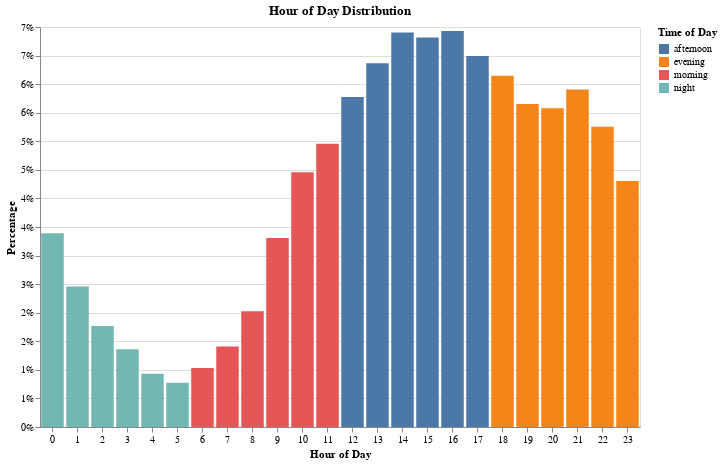

The code cell stored with this chart in its notebook:
### Code cell
# Group by 'hour_of_day' and get count of each hour
hour_counts = (
    df_sessions
    .group_by("hour_of_day", "time_of_day")
    .agg(pl.len().alias("count"))
    .sort("hour_of_day")
)

# Create chart with percentage transformation
chart = alt.Chart(hour_counts).transform_joinaggregate(
    TotalSessions='sum(count)'
).transform_calculate(
    Percent='datum.count / datum.TotalSessions'
).mark_bar().encode(
    x=alt.X('hour_of_day:N', title='Hour of Day', axis=alt.Axis(labelAngle=0)),
    y=alt.Y('Percent:Q', title='Percentage', axis=alt.Axis(format='.0%')),
    color=alt.Color('time_of_day:N', title="Time of Day", scale=alt.Scale(scheme='tableau10'))
).properties(
    title="Hour of Day Distribution",
    width=600,
    height=400
)

chart

### Figure 1 — Vega-Lite specification as saved in the notebook (floating-point values rounded to 4 significant figures)
{"config": {"view": {"continuousWidth": 300, "continuousHeight": 300}}, "data": {"name": "data-559d0ec7be3685e1de0b170fde5dcf4d"}, "mark": {"type": "bar"}, "encoding": {"color": {"field": "time_of_day", "scale": {"scheme": "tableau10"}, "title": "Time of Day", "type": "nominal"}, "x": {"axis": {"labelAngle": 0}, "field": "hour_of_day", "title": "Hour of Day", "type": "nominal"}, "y": {"axis": {"format": ".0%"}, "field": "Percent", "title": "Percentage", "type": "quantitative"}}, "height": 400, "title": "Hour of Day Distribution", "transform": [{"joinaggregate": [{"op": "sum", "field": "count", "as": "TotalSessions"}]}, {"calculate": "datum.count / datum.TotalSessions", "as": "Percent"}], "width": 600, "$schema": "https://vega.github.io/schema/vega-lite/v5.20.1.json", "datasets": {"data-559d0ec7be3685e1de0b170fde5dcf4d": [{"hour_of_day": 0, "time_of_day": "night", "count": 5694}, {"hour_of_day": 1, "time_of_day": "night", "count": 4127}, {"hour_of_day": 2, "time_of_day": "night", "count": 2964}, {"hour_of_day": 3, "time_of_day": "night", "count": 2284}, {"hour_of_day": 4, "time_of_day": "night", "count": 1563}, {"hour_of_day": 5, "time_of_day": "night", "count": 1303}, {"hour_of_day": 6, "time_of_day": "morning", "count": 1733}, {"hour_of_day": 7, "time_of_day": "morning", "count": 2366}, {"hour_of_day": 8, "time_of_day": "morning", "count": 3397}, {"hour_of_day": 9, "time_of_day": "morning", "count": 5555}, {"hour_of_day": 10, "time_of_day": "morning", "count": 7483}, {"hour_of_day": 11, "time_of_day": "morning", "count": 8320}, {"hour_of_day": 12, "time_of_day": "afternoon", "count": 9696}, {"hour_of_day": 13, "time_of_day": "afternoon", "count": 10687}, {"hour_of_day": 14, "time_of_day": "afternoon", "count": 11590}, {"hour_of_day": 15, "time_of_day": "afternoon", "count": 11443}, {"hour_of_day": 16, "time_of_day": "afternoon", "count": 11636}, {"hour_of_day": 17, "time_of_day": "afternoon", "count": 10897}, {"hour_of_day": 18, "time_of_day": "evening", "count": 10319}, {"hour_of_day": 19, "time_of_day": "evening", "count": 9487}, {"hour_of_day": 20, "time_of_day": "evening", "count": 9366}, {"hour_of_day": 21, "time_of_day": "evening", "count": 9918}, {"hour_of_day": 22, "time_of_day": "evening", "count": 8822}, {"hour_of_day": 23, "time_of_day": "evening", "count": 7230}]}}
